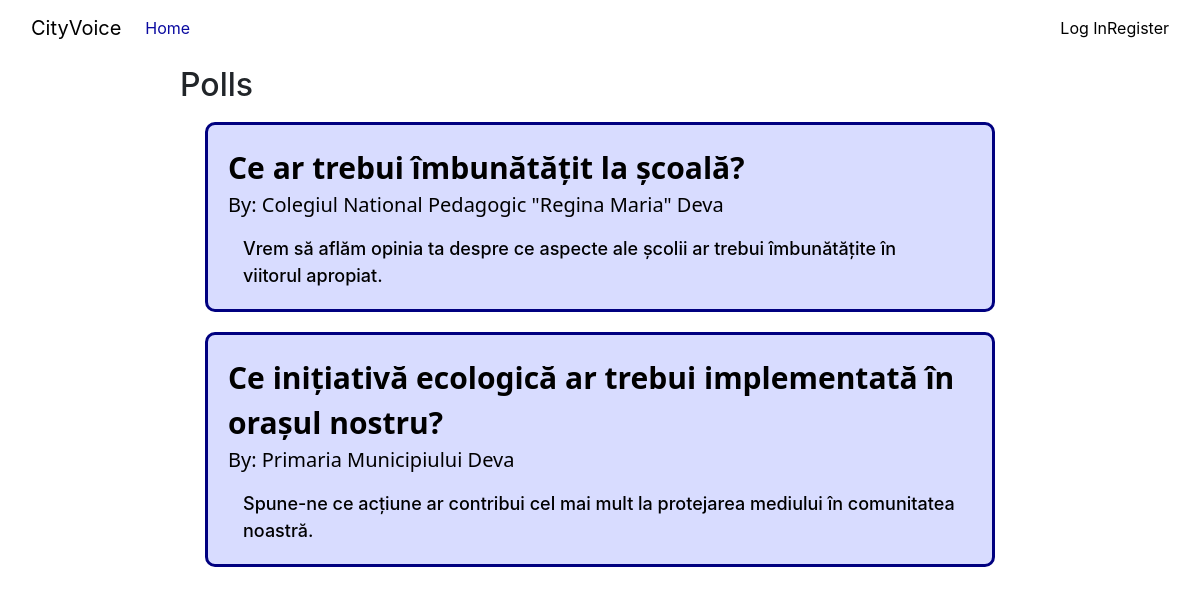
The page /polls on the database its author committed.
### citysay/models.py (models this page shows, shortened)
class Poll(models.Model):
    creator = models.ForeignKey(User, on_delete=models.CASCADE)
    title = models.CharField(max_length=200)
    description = models.CharField(max_length=2000)
    institution = models.ForeignKey(Institution, null=True, blank=True, on_delete=models.SET_NULL)

class Institution(models.Model):
    code = models.CharField(max_length=10, unique=True)
    name = models.CharField(max_length=200)

### citysay/views.py (the view)
# urls.py: path("polls", views.polls, name="polls"),
def polls(request):
    all_polls = Poll.objects.all()
    return render(request, "citysay/polls.html",{
        "polls": all_polls
    })

### citysay/templates/citysay/polls.html (shortened to what this page needs)
{% extends "citysay/layout.html" %}
{% load static %}
{% block body %}
<div class="">
    <h2>Polls</h2>
    <div class="polls-container d-flex flex-column">
        {% for poll in polls %}
        <a href="/poll/{{ poll.id }}">
        <div class="poll-card">
            <div class="poll-heading">
                <div class="poll-card-title">{{ poll.title }}</div>
                <div class="poll-card-inst">By: {{ poll.institution.name }}</div>
            </div>
            <div class="poll-card-text">{{ poll.description }}</div>
        </div>
        <a>
        {% endfor %}
    </div>
</div>
{% endblock body %}

### citysay/static/css/styles.css (style rules this page uses)
a { color: black; text-decoration: none; }
.poll-card { margin: 10px 25px; padding: 10px 20px; background-color: rgb(216, 220, 255); border: 3px solid navy; border-radius: 10px; }
.poll-heading { margin: 10px 0px 15px; }
.poll-card-title { font-weight: bold; font-size: 30px; font-family:'Segoe UI', Tahoma, Geneva, Verdana, sans-serif }
.poll-card-inst { font-weight: 500; font-size: 20px; font-family:'Segoe UI', Tahoma, Geneva, Verdana, sans-serif }
.poll-card-text { font-weight: 500; font-size: 18px; margin: 0px 15px 10px; }

### rows shown on the page
Poll: title "Ce ar trebui îmbunătățit la școală?", institution.name "Colegiul National Pedagogic \"Regina Maria\" Deva", description "Vrem să aflăm opinia ta despre ce aspecte ale școlii ar trebui îmbunătățite în viitorul apropiat."
Poll: title "Ce inițiativă ecologică ar trebui implementată în orașul nostru?", institution.name "Primaria Municipiului Deva", description "Spune-ne ce acțiune ar contribui cel mai mult la protejarea mediului în comunitatea noastră."
